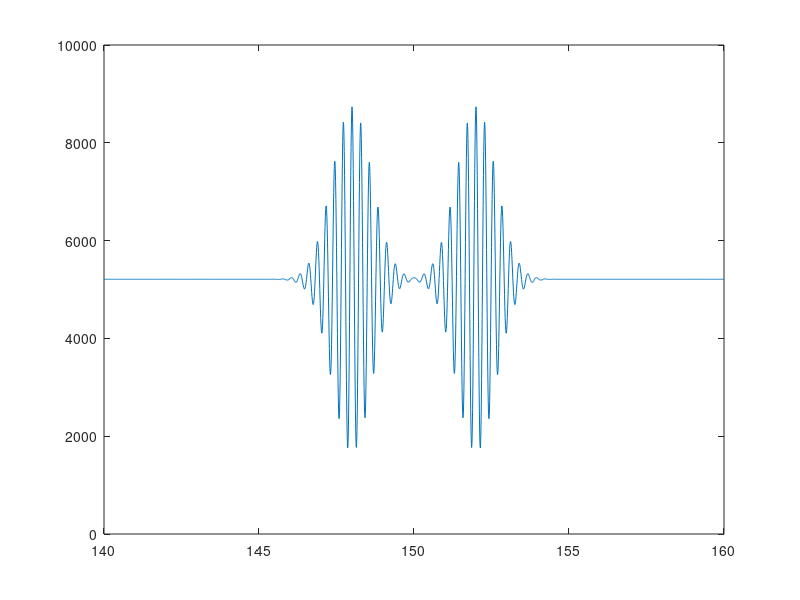

This chart was generated by the following MATLAB code:
clear all;
close all;
clc;

c=3E8;      %m/sec


%% spectrum

center_wavelength=0.56;     %micron
%bandwidth=0.098;              %micron         !!! PROBLEM!
bandwidth=0.13;


center_frequency=c/center_wavelength*1E6;   %Hz
f_small=c/(center_wavelength+(0.5*bandwidth))*1E6;
f_large=c/(center_wavelength-(0.5*bandwidth))*1E6;
bandwidth_f=f_large-f_small;    %Hz

frequency=(center_frequency-2*bandwidth_f):(4*bandwidth_f)/9999:(center_frequency+2*bandwidth_f);

%spectrum_f=gaussmf(frequency,[bandwidth_f/(2*(2*log(2))^0.5) center_frequency]);

spectrum_f=gaussmf(frequency,[c*1E6*bandwidth/2/((2*log(2))^0.5)/center_wavelength^2 center_frequency]);

plot(frequency, spectrum_f);


%% sample

axial_position=140:0.1:160;       %micron
axial_profile(1:length(axial_position))=0;

    
    %axial_profile=0.1*gaussmf(axial_position,[10/2/(2*log(2))^0.5 150]);
    
    axial_profile(1:length(axial_position))=0.1;
    axial_profile(axial_position==148)=1;
    axial_profile(axial_position==152)=1;
    %axial_profile(axial_position==151)=0.1;
axial_profile(axial_position>152)=0;
axial_profile(axial_position<148)=0;
%axial_profile(axial_position==1)=1;
%axial_profile(axial_position==150)=0.1;


%% reference (scanning)

scanning_position=140:0.01:160;    %micron


%% interference term 

wavefactor=2*pi*frequency/c;    %1/m, a array
Eszk(1:length(axial_position),1:length(wavefactor))=0;

for j=1:length(wavefactor)
    %Esk(j)=sum(axial_profile.*spectrum_f(j).*exp(i*2.*wavefactor(j).*(axial_position)/1E6));
     Eszk(:,j)=axial_profile.*spectrum_f(j).*exp(i*2.*wavefactor(j).*(axial_position)/1E6);
end
     Esk=sum(Eszk,1);

 %   Esz=sum(spectrum_f.*exp(i*2*wavefactor*(10005)/1E6));

Erzk(1:length(scanning_position),1:length(wavefactor))=0;

inter(1:length(scanning_position))=0;

for j=1:length(wavefactor)
    Erzk(:,j)=spectrum_f(j).*exp(i*2*wavefactor(j)*(scanning_position)/1E6);    %array
    
        
end

interz(1:length(scanning_position))=0;

for j=1:length(scanning_position)
    interz(j)=sum((Erzk(j,:)+Esk).*conj(Erzk(j,:)+Esk));
end
    
interz_DC_subtracted=(interz-interz(1))';
interz_hilbert=abs(hilbert(interz_DC_subtracted));
scanning_position=scanning_position';

%plot(scanning_position,log(interz_hilbert));
plot(scanning_position,interz);